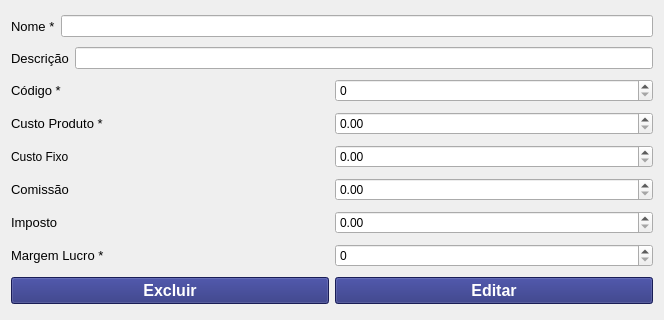
<?xml version="1.0" encoding="UTF-8"?>
<ui version="4.0">
 <class>Editar</class>
 <widget class="QWidget" name="Editar">
  <property name="geometry">
   <rect>
    <x>0</x>
    <y>0</y>
    <width>664</width>
    <height>320</height>
   </rect>
  </property>
  <property name="windowTitle">
   <string>Form</string>
  </property>
  <layout class="QVBoxLayout" name="verticalLayout">
   <item>
    <layout class="QHBoxLayout" name="horizontalLayout_4">
     <item>
      <widget class="QLabel" name="label_5">
       <property name="font">
        <font>
         <pointsize>10</pointsize>
        </font>
       </property>
       <property name="text">
        <string>Nome *</string>
       </property>
      </widget>
     </item>
     <item>
      <widget class="QLineEdit" name="input_nomeEdit"/>
     </item>
    </layout>
   </item>
   <item>
    <layout class="QHBoxLayout" name="horizontalLayout_2">
     <item>
      <widget class="QLabel" name="label">
       <property name="font">
        <font>
         <pointsize>10</pointsize>
        </font>
       </property>
       <property name="text">
        <string>Descrição</string>
       </property>
      </widget>
     </item>
     <item>
      <widget class="QLineEdit" name="input_descricaoEdit"/>
     </item>
    </layout>
   </item>
   <item>
    <layout class="QHBoxLayout" name="horizontalLayout_5">
     <property name="spacing">
      <number>6</number>
     </property>
     <item>
      <widget class="QLabel" name="label_6">
       <property name="font">
        <font>
         <pointsize>10</pointsize>
        </font>
       </property>
       <property name="text">
        <string>Código *</string>
       </property>
      </widget>
     </item>
     <item>
      <widget class="QSpinBox" name="input_codEdit">
       <property name="alignment">
        <set>Qt::AlignLeading|Qt::AlignLeft|Qt::AlignVCenter</set>
       </property>
       <property name="maximum">
        <number>999999999</number>
       </property>
      </widget>
     </item>
    </layout>
   </item>
   <item>
    <layout class="QHBoxLayout" name="horizontalLayout_6">
     <item>
      <widget class="QLabel" name="label_7">
       <property name="font">
        <font>
         <pointsize>10</pointsize>
        </font>
       </property>
       <property name="text">
        <string>Custo Produto *</string>
       </property>
      </widget>
     </item>
     <item>
      <widget class="QDoubleSpinBox" name="input_CustoProdutoEdit">
       <property name="maximum">
        <double>999999999999999.000000000000000</double>
       </property>
      </widget>
     </item>
    </layout>
   </item>
   <item>
    <layout class="QHBoxLayout" name="horizontalLayout_9">
     <item>
      <widget class="QLabel" name="label_9">
       <property name="text">
        <string>Custo Fixo</string>
       </property>
      </widget>
     </item>
     <item>
      <widget class="QDoubleSpinBox" name="input_custoFixoEdit">
       <property name="maximum">
        <double>99999999999.000000000000000</double>
       </property>
      </widget>
     </item>
    </layout>
   </item>
   <item>
    <layout class="QHBoxLayout" name="horizontalLayout_8">
     <item>
      <widget class="QLabel" name="label_4">
       <property name="font">
        <font>
         <pointsize>10</pointsize>
        </font>
       </property>
       <property name="text">
        <string>Comissão</string>
       </property>
      </widget>
     </item>
     <item>
      <widget class="QDoubleSpinBox" name="input_comissaoEdit">
       <property name="maximum">
        <double>999999999999.000000000000000</double>
       </property>
      </widget>
     </item>
    </layout>
   </item>
   <item>
    <layout class="QHBoxLayout" name="horizontalLayout_7">
     <item>
      <widget class="QLabel" name="label_3">
       <property name="font">
        <font>
         <pointsize>10</pointsize>
        </font>
       </property>
       <property name="text">
        <string>Imposto</string>
       </property>
      </widget>
     </item>
     <item>
      <widget class="QDoubleSpinBox" name="input_impostoEdit">
       <property name="maximum">
        <double>9999999999999.000000000000000</double>
       </property>
      </widget>
     </item>
    </layout>
   </item>
   <item>
    <layout class="QHBoxLayout" name="horizontalLayout_3">
     <item>
      <widget class="QLabel" name="spin">
       <property name="font">
        <font>
         <pointsize>10</pointsize>
        </font>
       </property>
       <property name="text">
        <string>Margem Lucro *</string>
       </property>
      </widget>
     </item>
     <item>
      <widget class="QSpinBox" name="input_MargemLucroEdit">
       <property name="maximum">
        <number>999999</number>
       </property>
      </widget>
     </item>
    </layout>
   </item>
   <item>
    <layout class="QHBoxLayout" name="horizontalLayout">
     <item>
      <widget class="QPushButton" name="bt_excluir">
       <property name="font">
        <font>
         <pointsize>12</pointsize>
         <weight>75</weight>
         <bold>true</bold>
        </font>
       </property>
       <property name="styleSheet">
        <string notr="true">QPushButton{
background-color:rgb(35, 41, 121);
color:rgb(255, 255, 255);
cursor: pointer;
}
QPushButton:hover {
    transform: scale(1.1);
}
QPushButton:active {
    transform: scale(0.9); 
}</string>
       </property>
       <property name="text">
        <string>Excluir</string>
       </property>
      </widget>
     </item>
     <item>
      <widget class="QPushButton" name="bt_editar">
       <property name="font">
        <font>
         <pointsize>12</pointsize>
         <weight>75</weight>
         <bold>true</bold>
        </font>
       </property>
       <property name="cursor">
        <cursorShape>PointingHandCursor</cursorShape>
       </property>
       <property name="styleSheet">
        <string notr="true">QPushButton{
background-color:rgb(35, 41, 121);
color:rgb(255, 255, 255);
cursor: pointer;
}
QPushButton:hover {
    transform: scale(1.1);
}
QPushButton:active {
    transform: scale(0.9); 
}
</string>
       </property>
       <property name="text">
        <string>Editar</string>
       </property>
      </widget>
     </item>
    </layout>
   </item>
  </layout>
 </widget>
 <resources/>
 <connections/>
</ui>
